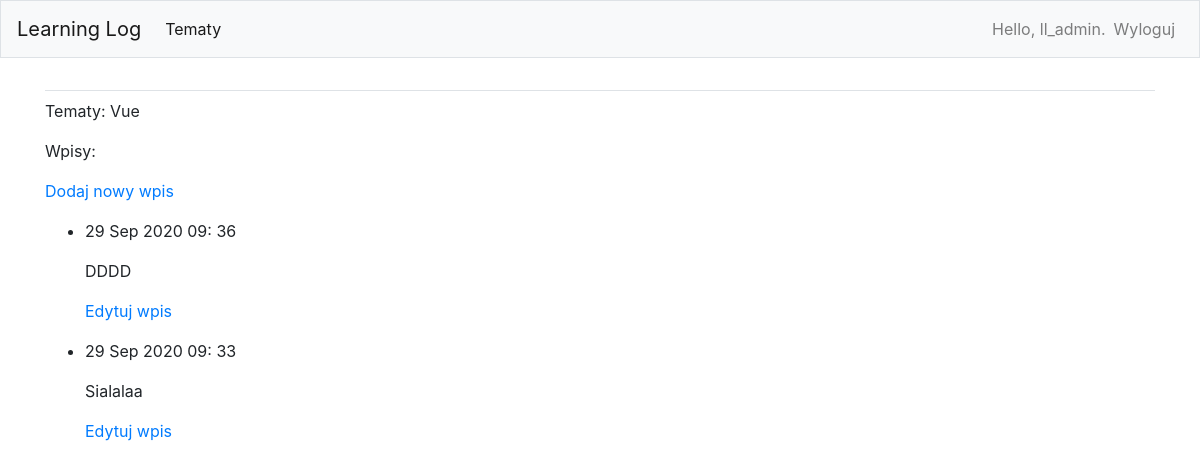
/topics/9 (signed in), run on the app's committed database.
### learning_logs/models.py (models this page shows, shortened)
class Topic(models.Model):
    text = models.CharField(max_length=200)
    data_added = models.DateTimeField(auto_now_add=True)
    owner = models.ForeignKey(User, on_delete=models.CASCADE)
    def __str__(self):
        return self.text

class Entry(models.Model):
    topic = models.ForeignKey(Topic, on_delete=models.CASCADE)
    text = models.TextField()
    date_added = models.DateTimeField(auto_now_add=True)
    class Meta:
        verbose_name_plural = 'entries'

### learning_logs/views.py (the view)
# urls.py: path('topics/<topic_id>', topic, name='topic'),
@login_required
def topic(request, topic_id):
    topic = Topic.objects.get(id=topic_id)
    if topic.owner != request.user:
        raise Http404
    entries = topic.entry_set.order_by('-date_added')
    context = {'topic': topic, 'entries': entries}
    return render(request, 'learning_logs/topic.html', context)

### learning_logs/templates/learning_logs/topic.html
{% extends 'learning_logs/base.html'%}
{% block content %}
    <p>Tematy: {{ topic }}</p>
    <p>Wpisy:</p>
    <p>
        <a href="{% url 'learning_logs:new_entry' topic.id %}">Dodaj nowy wpis</a>
    </p>
    <ul>
    {% for entry in entries %}
        <li>
            <p>{{ entry.date_added|date:' d M Y H: i' }}</p>
            <p>{{ entry.text|linebreaks }}</p>
            <p>
                <a href="{% url 'learning_logs:edit_entry' entry.id %}">Edytuj wpis</a>
            </p>
        </li>
    {% empty %}
        <li>
            Nie ma jeszcze zadnego wpisu
        </li>
    {% endfor %}
    </ul>
{% endblock content %}

### learning_logs/templates/learning_logs/base.html (shortened to what this page needs)
{% load bootstrap4 %}
<!DOCTYPE html>
<html lang="pl">
  <head>
    {% bootstrap_css %}
  </head>
  <body>
    <nav class="navbar navbar-expand-lg navbar-light bg-light mb-4 border">
      <a class="navbar-brand" href="{% url 'learning_logs:index' %}">Learning Log</a>
      <div class="collapse navbar-collapse" id="navbarSupportedContent">
        <ul class="navbar-nav mr-auto">
          <li class="nav-item active">
            <a class="nav-link" href="{% url 'learning_logs:topics' %}">Tematy<span class="sr-only">(current)</span></a>
          </li>
        </ul>
        <ul class="navbar-nav ml-auto">
          {% if user.is_authenticated %}
            <li class="nav-item">
              <span class="navbar-text">Hello, {{ user.username }}.</span>
            </li>
            <li class="nav-item">
              <a class="nav-link" href="{% url 'users:logout' %}">Wyloguj</a>
            </li>
          {% else %}
            <li class="nav-item">
              <a class="nav-link" href="{% url 'users:register' %}">Rejestracja</a>
            </li>
            <li class="nav-item">
              <a class="nav-link" href="{% url 'users:login' %}">Zaloguj</a></li>
          {% endif %}
        </ul>
      </div>
    </nav>
    <main role="main" class="container">
      <div class="pb-2 mb-2 border-bottom">
      </div>
      <div>
        {% block content %}{% endblock content %}
      </div>
    </main>
  </body>

### data on the page
Topic: text "Vue"
Entry: date_added "29 Sep 2020 09: 36", text "DDDD"
Entry: date_added "29 Sep 2020 09: 33", text "Sialalaa"

### other printed values
{{ user.username }} "ll_admin"
